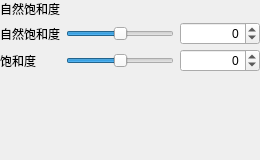
<?xml version="1.0" encoding="UTF-8"?>
<ui version="4.0">
 <class>AdjVibrance</class>
 <widget class="QWidget" name="AdjVibrance">
  <property name="geometry">
   <rect><x>0</x><y>0</y><width>260</width><height>160</height></rect>
  </property>
  <layout class="QVBoxLayout" name="rootLayout">
   <property name="spacing"><number>4</number></property>
   <property name="leftMargin"><number>0</number></property>
   <property name="topMargin"><number>0</number></property>
   <property name="rightMargin"><number>0</number></property>
   <property name="bottomMargin"><number>0</number></property>
           <item>
            <widget class="QLabel" name="labelTitle">
             <property name="visible"><bool>false</bool></property>
             <property name="text"><string>自然饱和度</string></property>
            </widget>
           </item>
           <item>
            <layout class="QGridLayout" name="grid">

             <property name="horizontalSpacing"><number>6</number></property>
             <property name="verticalSpacing"><number>4</number></property>
              <item row="0" column="0">
               <widget class="QLabel" name="label_vibrance">
                <property name="text"><string>自然饱和度</string></property>
               </widget>
              </item>
              <item row="0" column="1">
               <widget class="QSlider" name="slider_vibrance">
                <property name="sizePolicy">
                 <sizepolicy hsizetype="Expanding" vsizetype="Fixed">
                  <horstretch>1</horstretch>
                  <verstretch>0</verstretch>
                 </sizepolicy>
                </property>
                <property name="orientation"><enum>Qt::Orientation::Horizontal</enum></property>
                <property name="minimum"><number>-100</number></property>
                <property name="maximum"><number>100</number></property>
                <property name="value"><number>0</number></property>
               </widget>
              </item>
              <item row="0" column="2">
               <widget class="QSpinBox" name="spin_vibrance">
                <property name="sizePolicy">
                 <sizepolicy hsizetype="Fixed" vsizetype="Fixed">
                  <horstretch>0</horstretch>
                  <verstretch>0</verstretch>
                 </sizepolicy>
                </property>
                <property name="minimumSize">
                 <size>
                  <width>80</width>
                  <height>0</height>
                 </size>
                </property>
                <property name="maximumSize">
                 <size>
                  <width>96</width>
                  <height>16777215</height>
                 </size>
                </property>
                <property name="alignment">
                 <set>Qt::AlignmentFlag::AlignRight|Qt::AlignmentFlag::AlignVCenter</set>
                </property>
                <property name="minimum"><number>-100</number></property>
                <property name="maximum"><number>100</number></property>
                <property name="value"><number>0</number></property>
               </widget>
              </item>
              <item row="1" column="0">
               <widget class="QLabel" name="label_saturation">
                <property name="text"><string>饱和度</string></property>
               </widget>
              </item>
              <item row="1" column="1">
               <widget class="QSlider" name="slider_saturation">
                <property name="sizePolicy">
                 <sizepolicy hsizetype="Expanding" vsizetype="Fixed">
                  <horstretch>1</horstretch>
                  <verstretch>0</verstretch>
                 </sizepolicy>
                </property>
                <property name="orientation"><enum>Qt::Orientation::Horizontal</enum></property>
                <property name="minimum"><number>-100</number></property>
                <property name="maximum"><number>100</number></property>
                <property name="value"><number>0</number></property>
               </widget>
              </item>
              <item row="1" column="2">
               <widget class="QSpinBox" name="spin_saturation">
                <property name="sizePolicy">
                 <sizepolicy hsizetype="Fixed" vsizetype="Fixed">
                  <horstretch>0</horstretch>
                  <verstretch>0</verstretch>
                 </sizepolicy>
                </property>
                <property name="minimumSize">
                 <size>
                  <width>80</width>
                  <height>0</height>
                 </size>
                </property>
                <property name="maximumSize">
                 <size>
                  <width>96</width>
                  <height>16777215</height>
                 </size>
                </property>
                <property name="alignment">
                 <set>Qt::AlignmentFlag::AlignRight|Qt::AlignmentFlag::AlignVCenter</set>
                </property>
                <property name="minimum"><number>-100</number></property>
                <property name="maximum"><number>100</number></property>
                <property name="value"><number>0</number></property>
               </widget>
              </item>
            </layout>
           </item>   <item>
    <spacer name="vSpacer">
     <property name="orientation"><enum>Qt::Orientation::Vertical</enum></property>
     <property name="sizeHint" stdset="0"><size><width>20</width><height>1</height></size></property>
    </spacer>
   </item>
  </layout>
 </widget>
 <resources/>
 <connections/>
</ui>
